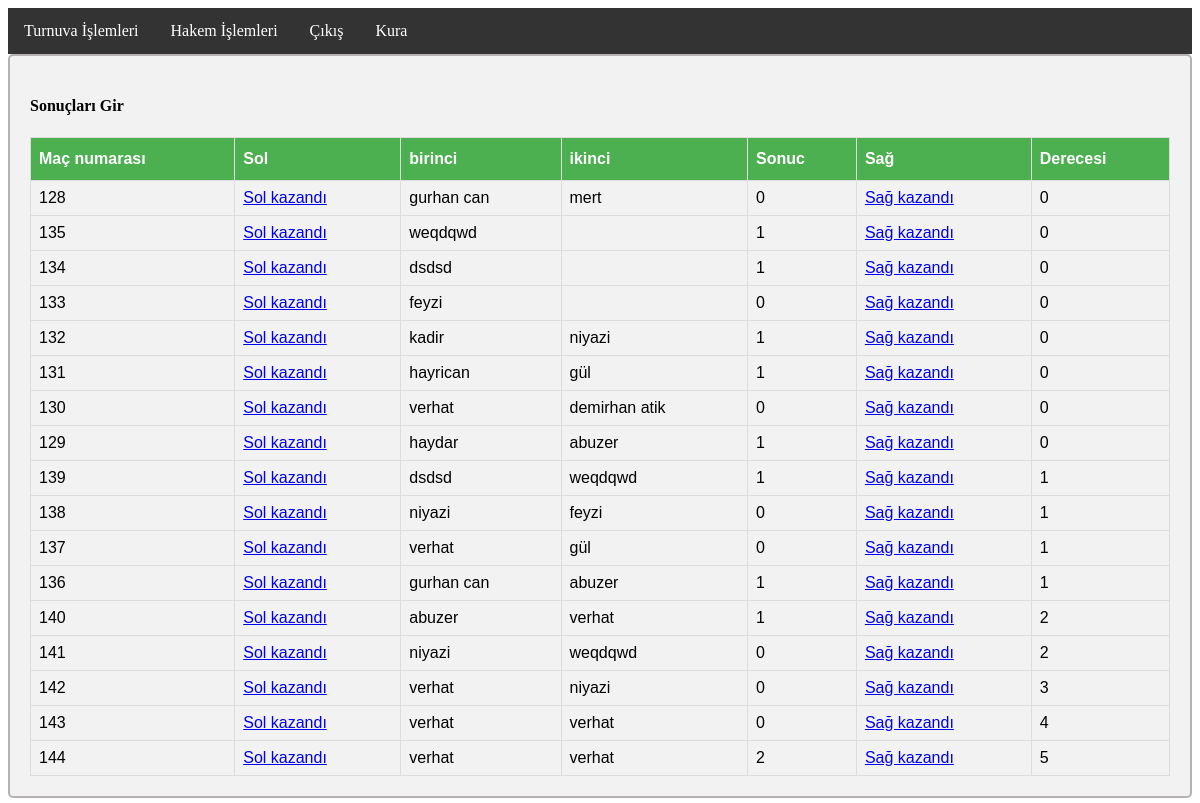
The app's page /admin/kura/kuraSonucGir.php?tur=33 (signed in) with its own data.
### tables this page shows
CREATE TABLE `mac` (
  `macId` int(11) NOT NULL,
  `turnuvaId` int(11) NOT NULL,
  `sporcuId` int(11) NOT NULL,
  `sporcuIdi` int(11) DEFAULT NULL,
  `sonuc` tinyint(1) DEFAULT NULL,
  `flag` tinyint(4) NOT NULL
);

### admin/kura/kuraSonucGir.php (the view, shortened to what this page needs)
<?php
include "../../bag.php";
include "../include.php";
 function liste($turnuva)
 {
	 include "../../bag.php";
	 	 echo "<div><h4>Sonuçları Gir</h4>";
$sql="select macId,(select sporcuAdSoyad from sporcu where TCNO=sporcuId)as birinci,(select sporcuAdSoyad from sporcu where TCNO=sporcuIdi) as ikinci,sonuc,flag from mac where turnuvaId=".$turnuva." order by flag asc";
$result=$conn->query($sql);
if($result->num_rows>0){
		echo "<table><th>Maç numarası</th><th>  </th<th>Sol</th><th>birinci</th><th>ikinci</th><th>Sonuc</th><th>Sağ</th><th>Derecesi</th></tr>";
	 while($row = $result->fetch_assoc()) {
			echo "<tr><td>".$row["macId"]."<td><a href=macKazandi.php?tur=".$turnuva."&id=".$row["macId"].">Sol kazandı</a></td><td>".$row["birinci"]."</td><td>".$row["ikinci"]."</td><td>".$row["sonuc"]."</td><td><a href=macKazandi.php?tur=".$turnuva."&idi=".$row["macId"].">Sağ kazandı</a></td><td>".$row["flag"]."</td></tr>";
	 }
	 echo "</table></div>";
}
 }
 	 include "../../bag.php";
 if($_POST){
liste($_POST["tur"]);$tur=$_POST["tur"];
 }else if($_GET){
liste($_GET["tur"]);$tur=$_GET["tur"];
 }

### style.css (style rules this page uses)
div { background-color: #e6ffff; border: 2px solid #2d1f1f4d; }
table { font-family: "Trebuchet MS", Arial, Helvetica, sans-serif; border-collapse: collapse; width: 100%; }
table td, th { border: 1px solid #ddd; padding: 8px; }
table tr:nth-child(even) { background-color: #f2f2f2; }
table th { padding-top: 12px; padding-bottom: 12px; text-align: left; background-color: #4CAF50; color: white; }
div { border-radius: 5px; background-color: #f2f2f2; padding: 20px; }

### records on screen
mac: macId "128", birinci "gurhan can", ikinci "mert", sonuc "0", flag "0"
mac: macId "135", birinci "weqdqwd", sonuc "1", flag "0"
mac: macId "134", birinci "dsdsd", sonuc "1", flag "0"
mac: macId "133", birinci "feyzi", sonuc "0", flag "0"
mac: macId "132", birinci "kadir", ikinci "niyazi", sonuc "1", flag "0"
mac: macId "131", birinci "hayrican", ikinci "gül", sonuc "1", flag "0"
mac: macId "130", birinci "verhat", ikinci "demirhan atik", sonuc "0", flag "0"
mac: macId "129", birinci "haydar", ikinci "abuzer", sonuc "1", flag "0"
mac: macId "139", birinci "dsdsd", ikinci "weqdqwd", sonuc "1", flag "1"
mac: macId "138", birinci "niyazi", ikinci "feyzi", sonuc "0", flag "1"
mac: macId "137", birinci "verhat", ikinci "gül", sonuc "0", flag "1"
mac: macId "136", birinci "gurhan can", ikinci "abuzer", sonuc "1", flag "1"
mac: macId "140", birinci "abuzer", ikinci "verhat", sonuc "1", flag "2"
mac: macId "141", birinci "niyazi", ikinci "weqdqwd", sonuc "0", flag "2"
mac: macId "142", birinci "verhat", ikinci "niyazi", sonuc "0", flag "3"
mac: macId "143", birinci "verhat", ikinci "verhat", sonuc "0", flag "4"
mac: macId "144", birinci "verhat", ikinci "verhat", sonuc "2", flag "5"
